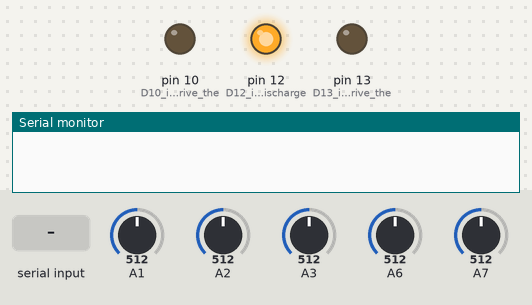
Bench run of a sketch on a simulated Arduino Nano, built with avr-gcc and run on an emulated ATmega328P. On the bench: output pins drawn as LEDs (lit = HIGH), the last lines printed to the serial monitor. Inputs (shaded band) come from the test bench; at power-on: A1 = 512, A2 = 512, A3 = 512, A6 = 512, A7 = 512.

Above: at 1.2 s.
1.3 s: byte 1 (1) received over Serial
At 2.6 s:
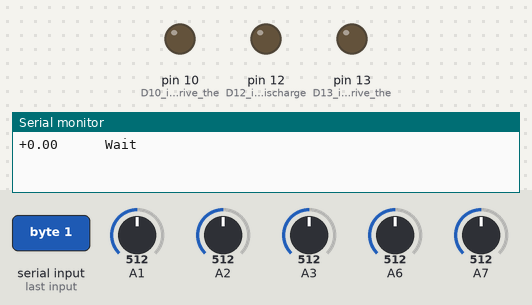
Timing chart, 0 to 4.3 s (numbered marks = the images above; inputs shaded):
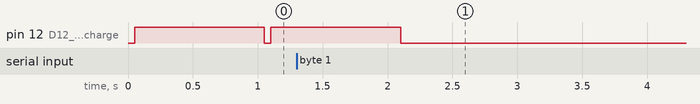

The sketch:

Bluetooth_Android_Working.ino
```cpp
/*
  ReadAnalogVoltage
  A0 = Output of instrumentation amplifier (voltage)
  A1 = Output of integrator (voltage)
  A2 = 1.65V midpoint of opamp
  A7 = Working Electrode voltage 1
  A6 = Working Electrode voltage 2

  D10 = Red LED
  D11 = Test Strip detect
  D12 = Analog Switch
  D13 = Internal LED

  15 Seconds
  [Glucose] = -8.464(FifteenSecIV) + 12.

*/
#define GLUCOSE_DECIMALS (1)
typedef unsigned long int t_U32;

typedef long int t_I32;

double FiveSecDV;
double FiveSecIV;
double TenSecDV;
double TenSecIV;
double FifteenSecDV;
double FifteenSecIV;

int FillDetect1;
int FillDetect2;
int DifferentialSignal;
int IntegratedSignal;
int ReferenceSignal;
int StripDetect;
int j;
int state;
int start;
int counter;

float FillDetect1Voltage;
float FillDetect2Voltage;
float DifferentialVoltage;
float IntegratedVoltage;
float ReferenceVoltage;
float intVolt;

char outputdata[13]={'0','1','2','3','4','\t','\t','\t','9','a','b','c','\n'};

float GlucoseConc_15;

char* pc;

static const long int
  int_digit_value[] = {1, 10, 100, 1000, 10000, 100000, 1000000, 10000000, 100000000, 1000000000};

void(* resetFunc) (void) = 0;  // declare reset fuction at address 0 (runs a software reset)
static void addsign(float fval);
static void m_ltoa(char** str, t_I32 ival, t_U32 precision, bool zero_fill);

// the setup routine runs once when you press reset:
void setup() {
  Serial.begin(9600);       // initialize serial communication at 9600 bits per second
  pinMode(10, OUTPUT);      // D10 is used to drive the red LED
  digitalWrite(10, LOW);    // D10 will be defaulted to 0V (LED off)
  pinMode (11, INPUT);      // D11 is used to detec both test strips inserted. No default value is assigned.
  //digitalWrite(11, HIGH); // No default value is assigned
  pinMode (12, OUTPUT);     // D12 is used to discharge the 100uF capacitor on the integrator op-amp till the start of measurements
  digitalWrite(12, HIGH);   // D12 default HIGH to discharge by shorting
  pinMode(13, OUTPUT);      // D13 is used to drive the internal LED
  digitalWrite(13, LOW);    // D13 will be defaulted to 0V (LED off)

}

void loop() {
 // put your main code here, to run repeatedly:

  digitalWrite(12, LOW); //close analog switch and unshort integrator capacitor
  delay(50);

  GlucoseConc_15=0;
  j=0;


 //if (Serial.available() > 0) {
    //digitalWrite(13, HIGH); // Turn on internal LED to display end of measurement time
    //delay(50);
    start= Serial.read(); // Reads the data from the serial port
    if (start == 1){
       for (int i = 0; i < 150; i++) {
          DifferentialSignal = analogRead(A3); // volt difference after instumentation amp (with gain)
          IntegratedSignal = analogRead(A2);   // integrated volt difference
          ReferenceSignal = analogRead(A1);    // reference voltage 1.65V from voltage divider
          FillDetect1 = analogRead(A6);       // update working electrode reading
          FillDetect2 = analogRead(A7);       // update working electrode reading

          // Convert the sampled signal reading (which goes from 0 - 1023) to a voltage (0 - 3.3V)
          // Minus ReferenceSignal (1.65V) because the input voltage to the op-amps is 1.65V, providing an offset
          ReferenceVoltage = (ReferenceSignal * (3.3 / 1023.0));
          DifferentialVoltage = (DifferentialSignal * (3.3 / 1023.0)); //- ReferenceVoltage;
          IntegratedVoltage = (IntegratedSignal * (3.3 / 1023.0)); //- ReferenceVoltage;
          FillDetect1Voltage = (FillDetect1 * (3.3 / 1023.0));
          FillDetect2Voltage = (FillDetect2 * (3.3 / 1023.0));

          if(DifferentialVoltage - ReferenceVoltage > 0.05) {
            j++;
            if (j == 75) {  //to log the voltage and integrated voltage at 2sec
              FifteenSecDV = DifferentialVoltage;
              FifteenSecIV = IntegratedVoltage;
              GlucoseConc_15 = -8.464*FifteenSecIV + 12.452;
            }
          }


          intVolt = IntegratedVoltage-ReferenceVoltage;

          addsign(intVolt);
          pc=&outputdata[1];
          m_ltoa( &pc, (t_U32)intVolt, 1, true);
          outputdata[2] = '.';
          // str_len += 1;
          pc=&outputdata[3];
          m_ltoa( &pc, (t_U32)(((intVolt - (t_U32)intVolt) * int_digit_value[2])), 2, true);

          //state = Serial.read(); // Reads the data from the serial port
          //if (state == 49) {
            if(GlucoseConc_15!=0) {
                pc=&outputdata[8];
                m_ltoa( &pc, (t_U32)GlucoseConc_15, 2, true); //add two digets before decimal and add zeroes if needed
                outputdata[10] = '.';
                // str_len += 1;
                pc=&outputdata[11];
                m_ltoa( &pc, (t_U32)(((GlucoseConc_15 - (t_U32)GlucoseConc_15) * int_digit_value[GLUCOSE_DECIMALS])), GLUCOSE_DECIMALS, true);  //add one digit after decimal

            }
            else if (GlucoseConc_15==0){
              outputdata[8] = 'W';
              outputdata[9] = 'a';
              outputdata[10] = 'i';
              outputdata[11] = 't';
            }

           if(counter++ & 0x1)
              Serial.write(outputdata, 13);
              //Serial.println();
          //}
         delay(200);
       }
   }


  //}

  digitalWrite(12, HIGH); // open analog switch and discharges the capacitor
 // digitalWrite(13, HIGH); // Turn on internal LED to display end of measurement time
  delay(1000);

  //resetFunc(); //call reset (this just starts the code at line 0 and thus resets variables to desired values)


}


static void addsign(float fval)
{
   if (fval < 0)
            {
                fval = -fval;
                outputdata[0] = '-';
           //     str_len += 1;
           //     field1 -= 1;
            }
            else
            {
                outputdata[0] = '+';
           //     str_len += 1;
           //     field1 -= 1;
            }

}


static void m_ltoa(char** str, t_I32 ival, t_U32 precision, bool zero_fill)
{
 // t_U32
 //   max_chars;

 //   max_chars = (*len > (max_length-10)) ? (max_length - *len) : 9;
 //   if (ival >= int_digit_value[max_chars])  /* Number does not fit line */
 //       return;  /* abort display of number */
    if(ival <0)
    {
      ival*=-1;
    }
    if (precision > 0)  /* Precision was specified */
    {
        while ((int_digit_value[precision-1] > ival) && (precision > 1))
        {
            if (zero_fill)
                *(*str)++ = '0';  /* Write leading zero to output string */
            else
                *(*str)++ = ' ';  /* Write leading space to output string */
            //*len += 1;
            precision -= 1;
        }
    }
    else  /* No precision given, determine field width */
    {
        precision = 0;
        while (int_digit_value[precision] < ival)
            precision += 1;
    }
    if (ival >= int_digit_value[precision])  /* Number does not fit field */
        ival = int_digit_value[precision] - 1;  /* Set number to all 9's */
        /* Note: '9's are used to avoid editing problems with non-digits */
    while (precision > 0)
    {
        precision -= 1;
        *(*str)++ = (ival / int_digit_value[precision]) + 0x30;  /* Write digit to output string */
        ival %= int_digit_value[precision];
        //*len += 1;
    }

}
```

Measured:
- after the input at 1.3 s, pin 12 (D12_is_used_to_discharge): goes on until 2.1 s, then stays LOW
